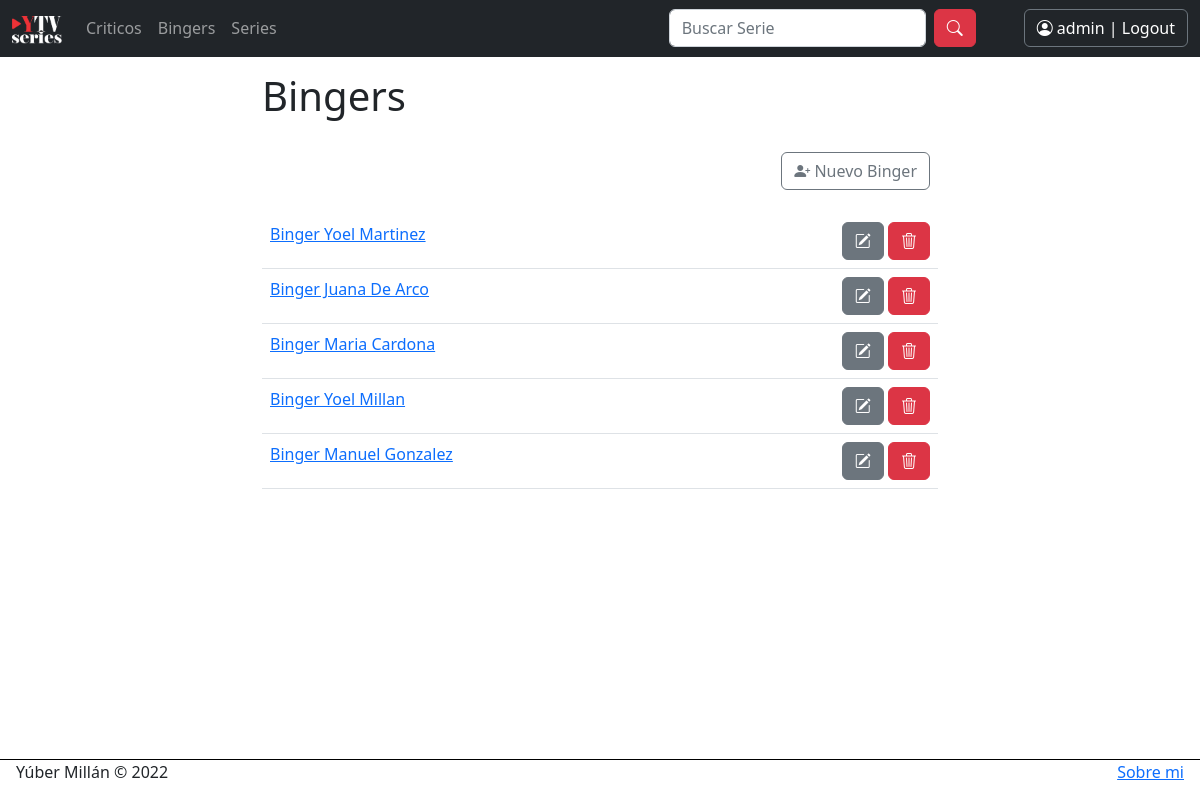
The app's page /usuarios/bingers (signed in) with its own data.
### usuarios/models.py (models this page shows)
class Binger(models.Model):
    nombre = models.CharField(max_length=50)
    apellido = models.CharField(max_length=50)
    email = models.EmailField()
    alias = models.CharField(max_length=20)
    def __str__(self):
        return f"Binger {self.nombre} {self.apellido}"

### usuarios/views.py (the view)
# urls.py: path("bingers", views.bingers, name="ListaBingers"),
def bingers(request):
    user = Binger.objects.all()
    return render(request, "usuarios/bingers.html", {"bingers": user})

### usuarios/templates/usuarios/bingers.html (shortened to what this page needs)
{% extends 'layout.html' %}
{% block contenido %}
    <h1>Bingers</h1>
    <div class="py-4" style="float: right; margin-right: 8px;"><a class="btn btn-outline-secondary" href="{% url 'NuevoBinger' %}"><i class="bi bi-person-plus-fill"></i> Nuevo Binger</a></div>
    <table class="table">
        {% for user in bingers %}
            <tr>
                <td style="max-width: 200px;"><a href="{% url 'VerBinger' user.id %}">{{ user }}</a></td>
                <td><div style="float: right;">
                    <a class="btn btn-secondary" href="{% url 'EditarBinger' user.id %}"><i class="bi bi-pencil-square"></i></a>
                    <a class="btn btn-danger" href="{% url 'EliminarBinger' user.id %}"><i class="bi bi-trash3"></i></a>
                </div></td>
            </tr>
        {% endfor %}
    </table>
{% endblock contenido %}

### usuarios/templates/layout.html (shortened to what this page needs)
{% load static %}
<!DOCTYPE html>
<html lang="en">
<head>
    <link href="https://cdn.jsdelivr.net/npm/bootstrap@5.2.0-beta1/dist/css/bootstrap.min.css" rel="stylesheet">
    <link rel="stylesheet" href="https://cdn.jsdelivr.net/npm/bootstrap-icons@1.8.2/font/bootstrap-icons.css">
</head>
<body style="margin: 0;">
    <nav class="navbar navbar-expand-lg navbar-dark bg-dark fixed-top">
        <div class="container-fluid">
          <a class="navbar-brand" href="{% url 'Inicio' %} "><img src="/media/YTVSerie-small-white.png" alt="" width="50" height="28"></a>
          <div class="collapse navbar-collapse" id="navbarSupportedContent">
            <ul class="navbar-nav me-auto mb-2 mb-lg-0">
              {% if user.is_authenticated %}
                <li class="nav-item">
                  <a class="nav-link" aria-current="page" href=" {% url 'ListaCriticos' %} ">Criticos</a>
                </li>
              <li class="nav-item">
                <a class="nav-link" href=" {% url 'ListaBingers' %} ">Bingers</a>
              </li>
              {% endif %}
              <li class="nav-item">
                <a class="nav-link" href=" {% url 'SerieList' %} ">Series</a>
              </li>
            </ul>
            <form class="d-flex mx-5" role="search" action="/paginas/buscar/" method="GET">
              <input class="form-control me-2" type="search" placeholder="Buscar Serie" aria-label="Search" name="nombre" id="nombre">
              <button class="btn btn-danger" type="submit"><i class="bi bi-search"></i></button>
            </form>
            {% if not user.is_authenticated%}
              <a style="color:white; margin-right:10px;" class="btn btn-outline-secondary" href=" {% url 'Register' %} ">Registrarse</a>
              <a style="color:white; font-weight: bold;" class="btn btn-outline-secondary" href=" {% url 'Login' %} "><i class="bi bi-person-circle" style= "font-size: 14px"></i> | Login</a>
            {% else %}
              <a style="color:white;" class="btn btn-outline-secondary" href=" {% url 'Logout' %} "><i class="bi bi-person-circle"></i>  {{ user.username }} | Logout</a>
            {% endif %}
          </div>
        </div>
      </nav>
    <div style="display: flex; flex-direction: column; min-height: 100vh;">
        <div style="flex-grow: 1; padding-inline: 1rem;">
        <div class="container mt-4 pt-5">
            {% block contenido %}
            {% endblock contenido %}
        </div>
        </div>
        <div style="flex-wrap: wrap; border-top: 1px solid black; padding-inline: 1rem;">
            <footer style="display: flex; justify-content: space-between;">
                <p>
                    Yúber Millán © 2022
                </p>
                <p>
                    <a href="{% url 'About' %} ">Sobre mi</a>
                </p>
            </footer>
        </div>
    </div>
</body>
</html>

### usuarios/templates/layout.html (style rules this page uses)
.container { max-width: 700px; }

### records on screen
Binger: nombre+apellido "Binger Yoel Martinez"
Binger: nombre+apellido "Binger Juana De Arco"
Binger: nombre+apellido "Binger Maria Cardona"
Binger: nombre+apellido "Binger Yoel Millan"
Binger: nombre+apellido "Binger Manuel Gonzalez"

### other values on screen
{{ user.username }} "admin"
